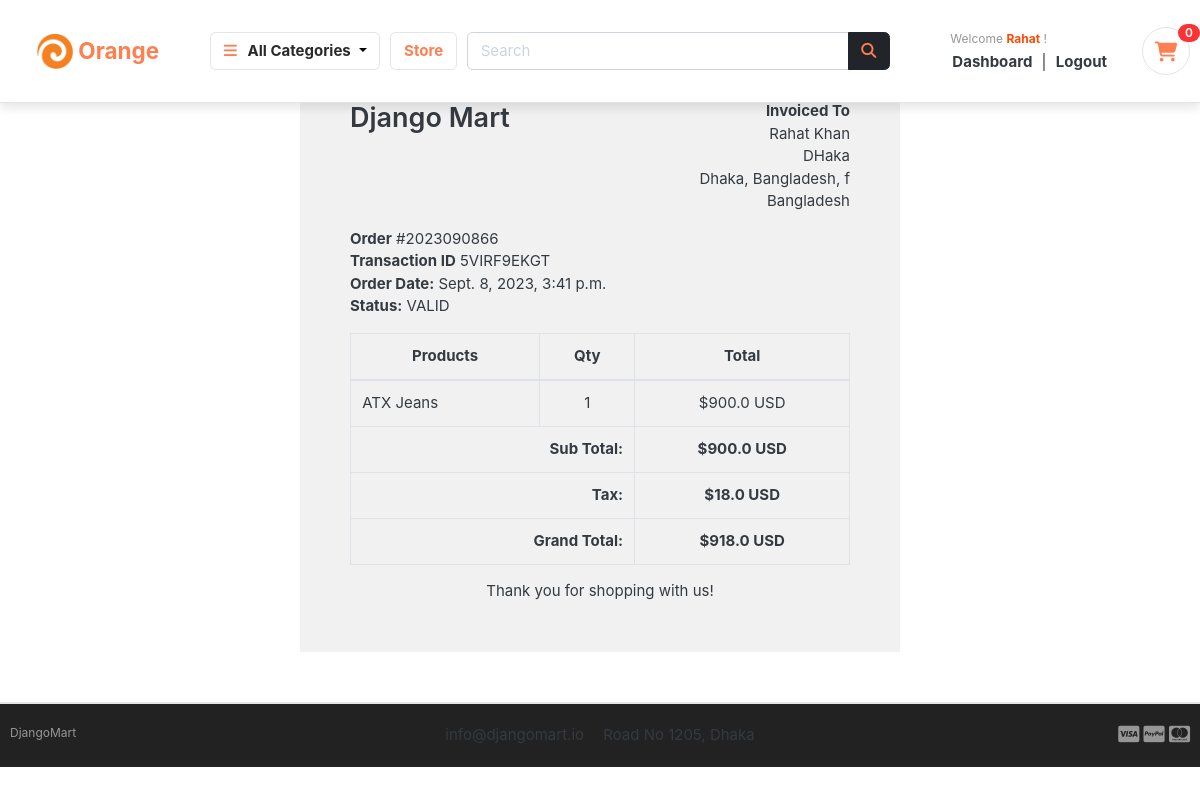
The app's page /accounts/order_detail/2023090866/ (signed in), older data.
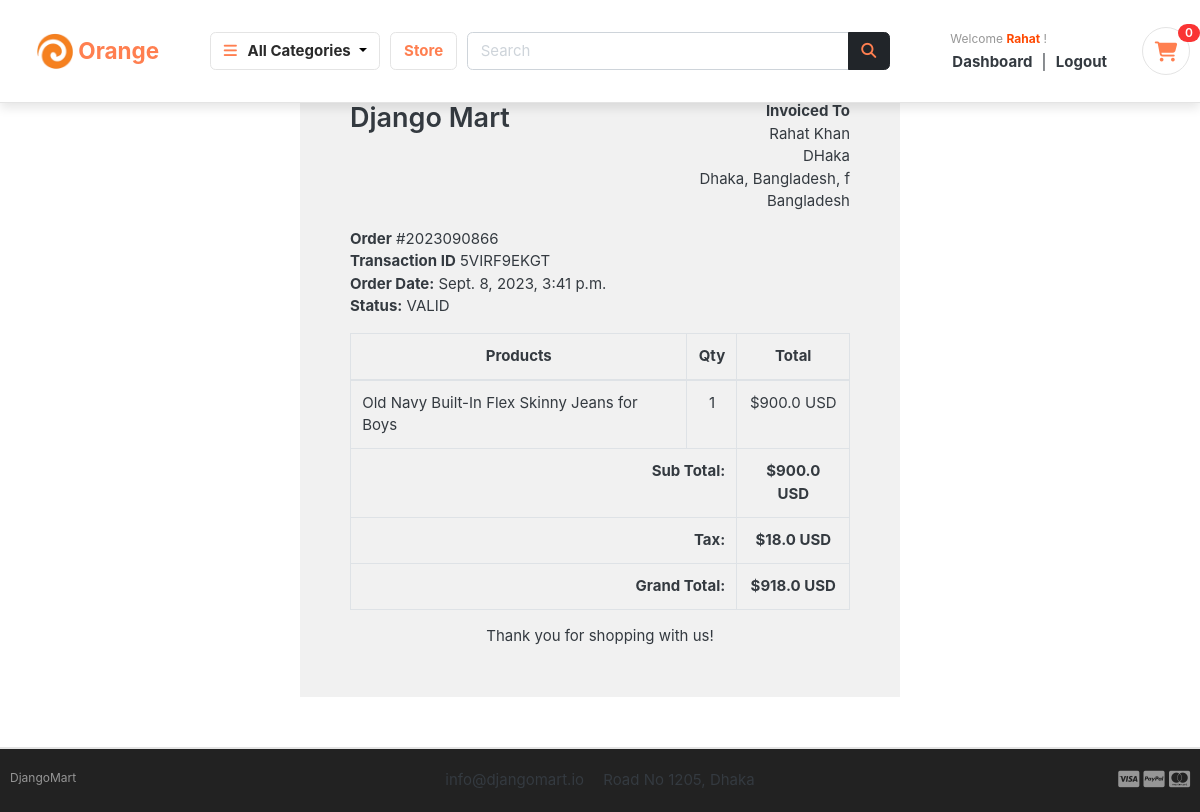
The same page, newer data.
### orders/models.py (models this page shows, shortened)
class OrderProduct(models.Model):
    order = models.ForeignKey(Order, on_delete=models.CASCADE)
    payment = models.ForeignKey(Payment, on_delete=models.SET_NULL, blank=True, null=True)
    user = models.ForeignKey(Account, on_delete=models.CASCADE)
    product = models.ForeignKey(Product, on_delete=models.CASCADE)
    quantity = models.IntegerField()
    product_price = models.FloatField()
    ordered = models.BooleanField(default=False)
    created_at = models.DateTimeField(auto_now_add=True)
    updated_at = models.DateTimeField(auto_now=True)

### store/models.py (models this page shows, shortened)
class Product(models.Model):
    product_name    = models.CharField(max_length=200, unique=True)
    slug            = models.SlugField(max_length=200, unique=True)
    description     = models.TextField(max_length=1500, blank=True)
    price           = models.IntegerField()
    images          = models.ImageField(upload_to='photos/products')
    image1 = models.ImageField(upload_to="photos/products", default="default/default_image1.jpg")
    image2 = models.ImageField(upload_to="photos/products", default="default/default_image2.jpg")
    image3 = models.ImageField(upload_to="photos/products", default="default/default_image3.jpg")
    stock           = models.IntegerField()
    sold            = models.IntegerField(default=0)
    is_available    = models.BooleanField(default=True)
    category        = models.ForeignKey(Category, on_delete=models.CASCADE)
    created_date    = models.DateTimeField(auto_now_add=True)
    modified_date   = models.DateTimeField(auto_now=True)

### accounts/views.py (the view)
# urls.py: path('order_detail/<int:order_id>/', views.order_detail, name='order_detail'),
@login_required(login_url='login')
def order_detail(request, order_id):
    order_detail = OrderProduct.objects.filter(order__order_number=order_id)
    order = Order.objects.get(order_number=order_id)
    subtotal = 0
    for i in order_detail:
        subtotal += i.product_price * i.quantity
    context = {
        'order_detail': order_detail,
        'order': order,
        'subtotal': subtotal,
    }
    return render(request, 'accounts/order_detail.html', context)

### cart/context_processors.py (called while the page is built)
def counter(request):
    cart_count = 0
    if 'admin' in request.path:
        return {}
    else:
        try:
            cart = Cart.objects.filter(cart_id=_cart_id(request))
            if request.user.is_authenticated:
                cart_items = CartItem.objects.all().filter(user=request.user)
            else:
                cart_items = CartItem.objects.all().filter(cart=cart[:1])
            for cart_item in cart_items:
                cart_count += cart_item.quantity
        except Cart.DoesNotExist:
            cart_count = 0
    return dict(cart_count=cart_count)

### cart/views.py (called while the page is built)
def _cart_id(request):
    cart = request.session.session_key
    if not cart:
        cart = request.session.create()
    return cart

### category/context_processors.py (called while the page is built)
def menu_links(request):
    links = Category.objects.all()
    return dict(links=links)

### category/models.py (called while the page is built)
    def get_url(self):
        return reverse('products_by_category', args=[self.slug])

### orders/models.py (called while the page is built)
    def full_name(self):
        return f'{self.first_name} {self.last_name}'

    def full_address(self):
        return f'{self.address_line_1} {self.address_line_2}'

### accounts/templates/accounts/order_detail.html (shortened to what the changed rows need)
{% extends 'base.html' %}
{% load static %}
{% block content %}
<div class="container" style="margin: 0 auto;width: 50%;padding: 50px;background: #f1f1f1;margin-top: 50px;margin-bottom: 50px;">
    <div class="row invoice row-printable">
        <div class="col-md-12">
            <div class="panel panel-default plain" id="dash_0">
                <div class="panel-body p30">
                    <div class="row">
                        <div class="col-lg-6">
                            <div class="invoice-logo"><h2>Django Mart</h2></div>
                        </div>
                        <div class="col-lg-12">
                            <div class="invoice-items">
                                <div class="table-responsive" style="overflow: hidden; outline: none;" tabindex="0">
                                    <table class="table table-bordered">
                                        <thead>
                                            <tr>
                                                <th class="per70 text-center">Products</th>
                                                <th class="per5 text-center">Qty</th>
                                                <th class="per25 text-center">Total</th>
                                            </tr>
                                        </thead>
                                        <tbody>
                                          {% for item in order_detail %}
                                            <tr>
                                                <td>{{item.product.product_name}}
                                                </td>
                                                <td class="text-center">{{item.quantity}}</td>
                                                <td class="text-center">${{item.product_price}} USD</td>
                                            </tr>
                                          {% endfor %}
                                        </tbody>
                                        <tfoot>
                                            <tr>
                                                <th colspan="2" class="text-right">Sub Total:</th>
                                                <th class="text-center">${{subtotal}} USD</th>
                                            </tr>
                                            <tr>
                                                <th colspan="2" class="text-right">Tax:</th>
                                                <th class="text-center">${{order.tax}} USD</th>
                                            </tr>
                                            <tr>
                                                <th colspan="2" class="text-right">Grand Total:</th>
                                                <th class="text-center">${{order.order_total}} USD</th>
                                            </tr>
                                        </tfoot>
                                    </table>
                                </div>
                            </div>
                        </div>
                    </div>
                </div>
            </div>
        </div>
    </div>
    </div>
{% endblock %}

Row changes from the older to the newer data that the page shows:
changed through a linked row, OrderProduct: product.product_name "ATX Jeans" → "Old Navy Built-In Flex Skinny Jeans for Boys"
